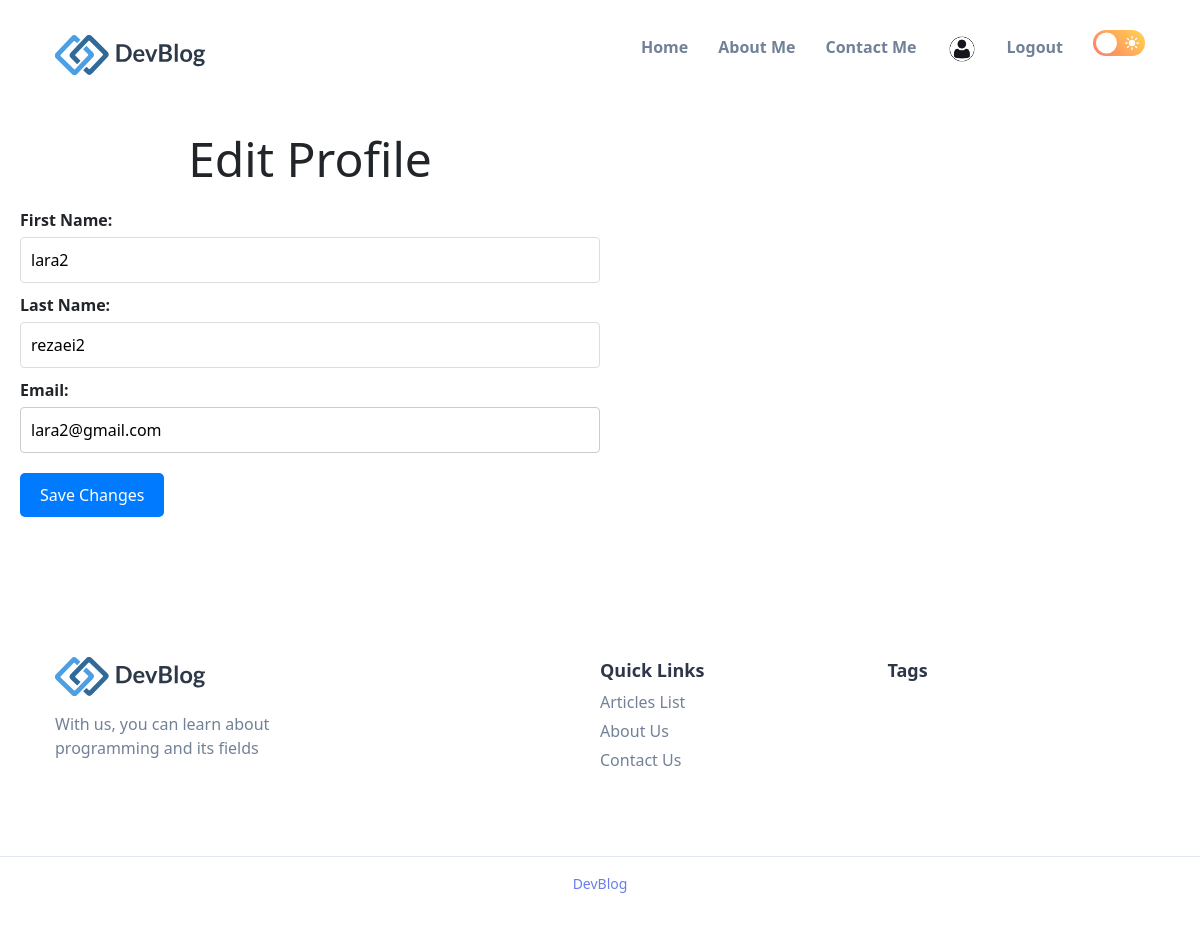
The app's page /edit_profile/ (signed in) with its own data.
### accounts/models.py (models this page shows, shortened)
class Profile(models.Model):
    user = models.OneToOneField(User, on_delete=models.CASCADE)
    name = models.CharField(max_length=20, blank=True)
    first_name = models.CharField(max_length=50)
    last_name = models.CharField(max_length=50)
    email = models.EmailField()

### accounts/views.py (the view)
# urls.py: path('edit_profile/', views.edit_profile, name='edit_profile'),
def edit_profile(request):
    profile = get_object_or_404(Profile, user=request.user)
    if request.method == 'POST':
        form = ProfileEditForm(request.POST, instance=profile)
        if form.is_valid():
            form.save()
            return redirect('accounts:profile_view')
    else:
        form = ProfileEditForm(instance=profile)
    return render(request, 'accounts/edit_profile.html', {'form': form})

### accounts/forms.py
class ProfileEditForm(forms.ModelForm):
    class Meta:
        model = Profile
        fields = ('first_name', 'last_name', 'email')

### accounts/templates/accounts/edit_profile.html (shortened to what this page needs)
{% extends 'base.html' %}
{% block context %}
    <div class="container" id="edit-container">
        <div class="profile-section">
            <div class="profile-form">
                <h1 id="edit-h1">Edit Profile</h1>
                <form method="post">
                    <label for="name">First Name:</label>
                    {{ form.first_name }}
                    <label for="name">Last Name:</label>
                    {{ form.last_name }}
                    <label for="email">Email:</label>
                    {{ form.email }}
                    <button type="submit">Save Changes</button>
                </form>
            </div>
        </div>
    </div>
{% endblock context %}

### static/css/style.css (style rules this page uses)
.light-theme { --background-primary: hsl(0, 0%, 100%); --background-secondary: hsl(0, 0%, 97%); --action-primary: hsl(214, 32%, 91%); --action-secondary: hsl(210, 38%, 95%); --foreground-primary: hsl(218, 23%, 23%); --foreground-secondary: hsl(216, 15%, 52%); --foreground-tertiary: hsl(214, 20%, 69%); --accent: hsl(229, 76%, 66%); }
:root { --white: hsl(0, 0%, 100%); --fs-base: 0.85rem; --fs-1: 1.875rem; --fs-2: 1.5rem; --fs-3: 1.25rem; --fs-4: 0.875rem; --fs-5: 0.75rem; --py: 5rem; }
*, *::before, *::after { margin: 0; padding: 0; box-sizing: border-box; }
img, button { display: block; }
button { font: inherit; border: none; background: none; cursor: pointer; }
html { font-family: "Inter", sans-serif; font-size: var(--fs-base); line-height: 1.8; }
.container { margin-inline: auto; margin: auto; padding: 0 15px; }
h1 { font-size: 2.5rem; margin-bottom: 10px; }
label { display: block; margin-bottom: 5px; font-weight: bold; }
input[type="text"], input[type="email"], textarea { width: 100%; padding: 10px; border: 1px solid #ccc; border-radius: 4px; box-sizing: border-box; }
#edit-container { max-width: 1200px; margin: 0 auto; padding: 20px; }
#edit-h1 { text-align: center; font-size: 3em; margin-bottom: 20px; }
.profile-section { display: flex; justify-content: space-between; align-items: flex-start; margin-bottom: 40px; }
.profile-form { width: 50%; }
.profile-form label { display: block; margin-bottom: 5px; font-weight: bold; }
.profile-form input[type="text"], .profile-form textarea { width: 100%; padding: 10px; border: 1px solid #ddd; margin-bottom: 10px; box-sizing: border-box; }
.profile-form button { margin-top: 20px; background-color: #007bff; color: #fff; padding: 10px 20px; border: none; border-radius: 5px; cursor: pointer; }
@media (min-width: 550px) { :root { --fs-base: 0.90rem; } }
@media (min-width: 650px) { :root { --fs-1: 2.25rem; } }
@media (min-width: 650px) { .container { padding: 0 30px; } }
@media (min-width: 768px) { .container { max-width: 800px; } }
@media (min-width: 1024px) { :root { --fs-base: 1rem; --fs-1: 3rem; } }
@media (min-width: 1024px) { .container { max-width: 1150px; } }

### records on screen
Profile: first_name "lara2", last_name "rezaei2", email "lara2@gmail.com"
